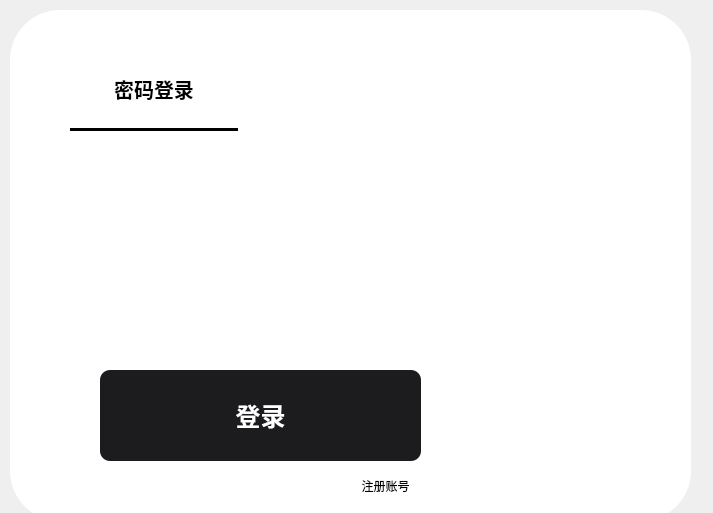
<?xml version="1.0" encoding="UTF-8"?>
<ui version="4.0">
 <class>LoginDialog</class>
 <widget class="QDialog" name="LoginDialog">
  <property name="geometry">
   <rect>
    <x>0</x>
    <y>0</y>
    <width>713</width>
    <height>513</height>
   </rect>
  </property>
  <property name="windowTitle">
   <string>Dialog</string>
  </property>
  <property name="styleSheet">
   <string notr="true">border_radius:50px;</string>
  </property>
  <widget class="QFrame" name="frame">
   <property name="geometry">
    <rect>
     <x>10</x>
     <y>10</y>
     <width>681</width>
     <height>511</height>
    </rect>
   </property>
   <property name="styleSheet">
    <string notr="true">background-color: white;
border-radius:50px;  </string>
   </property>
   <property name="frameShape">
    <enum>QFrame::StyledPanel</enum>
   </property>
   <property name="frameShadow">
    <enum>QFrame::Raised</enum>
   </property>
   <widget class="QPushButton" name="Login_Btn">
    <property name="geometry">
     <rect>
      <x>90</x>
      <y>360</y>
      <width>321</width>
      <height>91</height>
     </rect>
    </property>
    <property name="font">
     <font>
      <pointsize>-1</pointsize>
      <weight>75</weight>
      <bold>true</bold>
     </font>
    </property>
    <property name="cursor">
     <cursorShape>PointingHandCursor</cursorShape>
    </property>
    <property name="styleSheet">
     <string notr="true">background-color: #1c1c1e;
 color: white;
  border-radius: 10px;
 font-weight: bold;
 font-size:25px;


</string>
    </property>
    <property name="text">
     <string>登录</string>
    </property>
   </widget>
   <widget class="QStackedWidget" name="stackedWidget">
    <property name="geometry">
     <rect>
      <x>20</x>
      <y>120</y>
      <width>651</width>
      <height>231</height>
     </rect>
    </property>
    <property name="currentIndex">
     <number>0</number>
    </property>
    <widget class="QWidget" name="page">
     <widget class="QLineEdit" name="Account">
      <property name="geometry">
       <rect>
        <x>70</x>
        <y>30</y>
        <width>321</width>
        <height>71</height>
       </rect>
      </property>
      <property name="styleSheet">
       <string notr="true">background-color: #f2f2f7;
 border: none;
 border-radius: 8px;
 padding: 10px;
  font-size: 20px;
QLineEdit {
    /* 输入文字样式 */
    font-size: 20px;                    /* 输入文字变大 */
    font-family: &quot;Microsoft YaHei&quot;, &quot;Segoe UI&quot;, Arial;
    color: black;
    padding: 10px 15px;
    border: 2px solid #cccccc;
    border-radius: 6px;
    background-color: white;
    min-height: 44px;
}

/* 提示文字（placeholder）样式 */
QLineEdit::placeholder {
    font-size: 20px;                    /* 提示文字也变大 */
    color: #999999;
    font-style: italic;
}</string>
      </property>
     </widget>
     <widget class="QLineEdit" name="Code">
      <property name="geometry">
       <rect>
        <x>70</x>
        <y>130</y>
        <width>321</width>
        <height>71</height>
       </rect>
      </property>
      <property name="styleSheet">
       <string notr="true">background-color: #f2f2f7;
 border: none;
 border-radius: 8px;
 padding: 10px;
  font-size:20px;
QLineEdit {
    /* 输入文字样式 */
    font-size: 20px;                    /* 输入文字变大 */
    font-family: &quot;Microsoft YaHei&quot;, &quot;Segoe UI&quot;, Arial;
    color: #333333;
    padding: 10px 15px;
    border: 2px solid #cccccc;
    border-radius: 6px;
    background-color: white;
    min-height: 44px;
}

/* 提示文字（placeholder）样式 */
QLineEdit::placeholder {
    font-size: 20px;                    /* 提示文字也变大 */
    color: #999999;
    font-style: italic;
}</string>
      </property>
      <property name="echoMode">
       <enum>QLineEdit::Password</enum>
      </property>
     </widget>
    </widget>
   </widget>
   <widget class="QPushButton" name="Code_Choice_Btn">
    <property name="geometry">
     <rect>
      <x>60</x>
      <y>40</y>
      <width>168</width>
      <height>81</height>
     </rect>
    </property>
    <property name="styleSheet">
     <string notr="true">QPushButton {
    
    background-color: transparent;
    
    /* 文字样式 */
    color: #666666;
    font-size: 20px;
    font-weight: 500;
    font-family: &quot;Microsoft YaHei&quot;, sans-serif;
    
    /* 尺寸和边距 */
    padding: 12px 24px;
    min-width: 120px;
    min-height: 48px;
    
    /* 鼠标光标 */
    cursor: pointer;
    
    
}
QPushButton {
    color: rgb(0,,0,0);  /* 选中时蓝色文字 */
    font-weight: 600;
    border-bottom: 3px solid rgb(0,0,0);  /* 蓝色下划线 */
}</string>
    </property>
    <property name="text">
     <string>密码登录</string>
    </property>
   </widget>
   <widget class="QPushButton" name="close_Btn">
    <property name="geometry">
     <rect>
      <x>610</x>
      <y>20</y>
      <width>41</width>
      <height>41</height>
     </rect>
    </property>
    <property name="styleSheet">
     <string notr="true">border-image: url(:/icons/close.png);
QPushButton#close_Btn:hover {
    
    transform: scale(1.1) rotate(90deg);
}


</string>
    </property>
    <property name="text">
     <string/>
    </property>
   </widget>
   <widget class="QPushButton" name="new_At_Btn">
    <property name="geometry">
     <rect>
      <x>330</x>
      <y>460</y>
      <width>91</width>
      <height>31</height>
     </rect>
    </property>
    <property name="cursor">
     <cursorShape>PointingHandCursor</cursorShape>
    </property>
    <property name="text">
     <string>注册账号</string>
    </property>
   </widget>
  </widget>
 </widget>
 <resources/>
 <connections/>
</ui>
